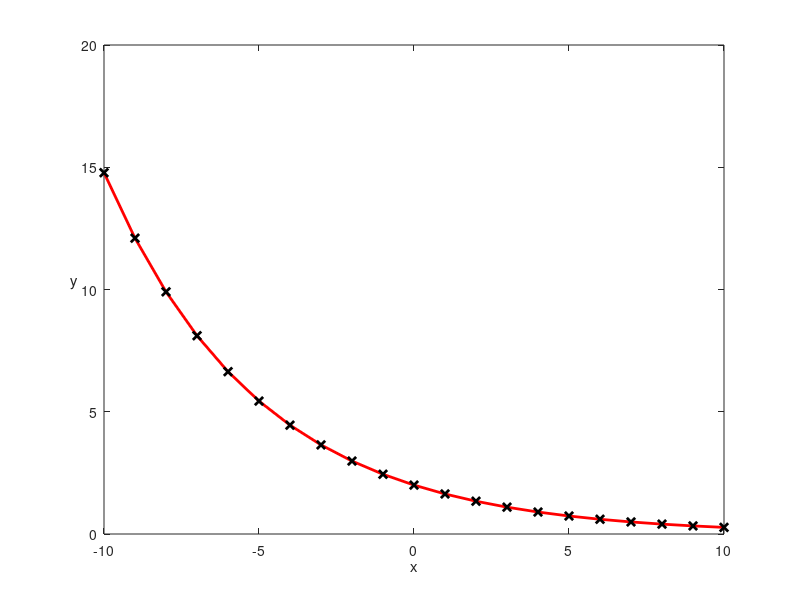

Recreate this plot in MATLAB.

clear all; clc;

x = -10:1:10; 
y = 2.*exp(-0.2.*x);

plot(x,y,'Marker','x','MarkerEdgeColor','black','color','red','linewidth',2)

xlabel('x');
ylabel('y')
set(get(gca,'ylabel'),'rotation',0)